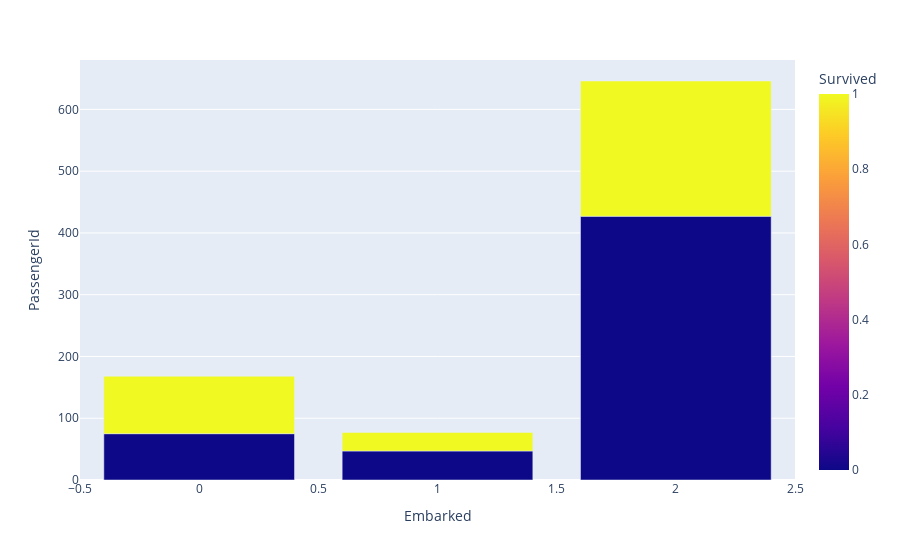
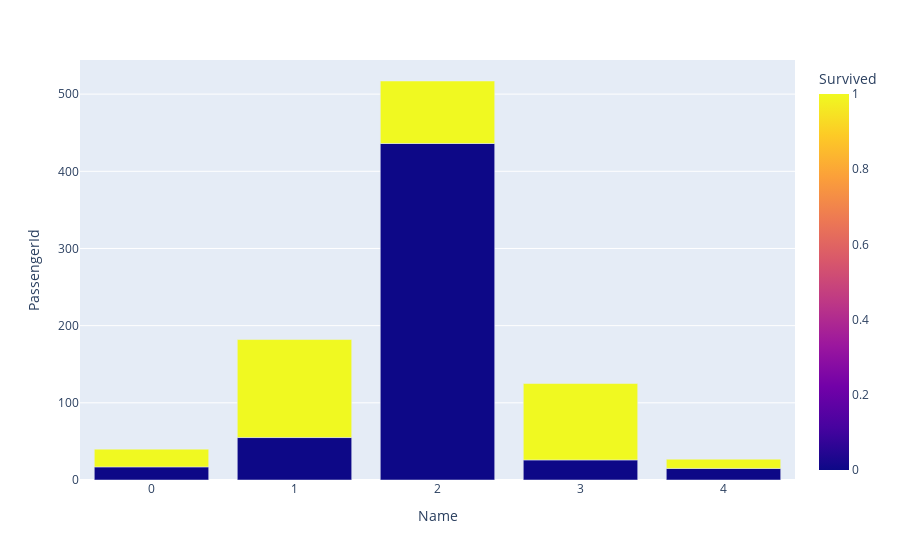
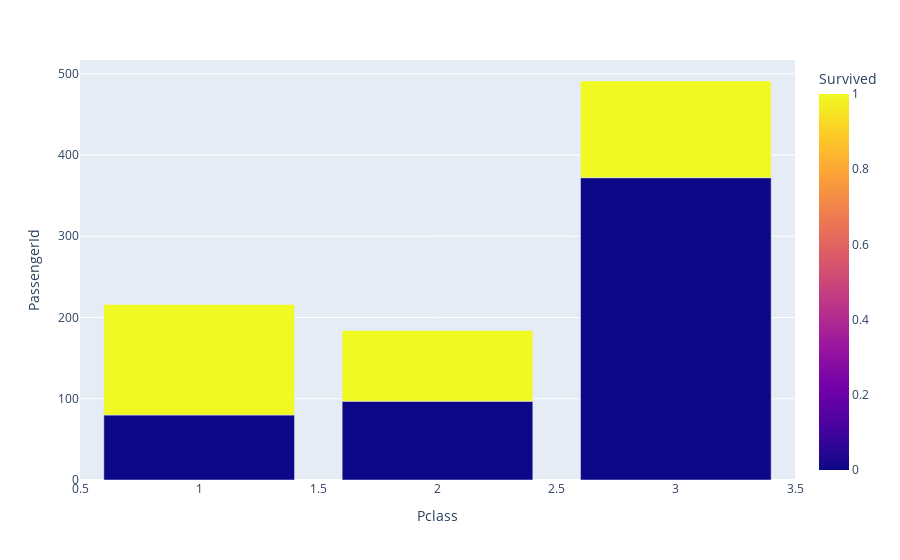
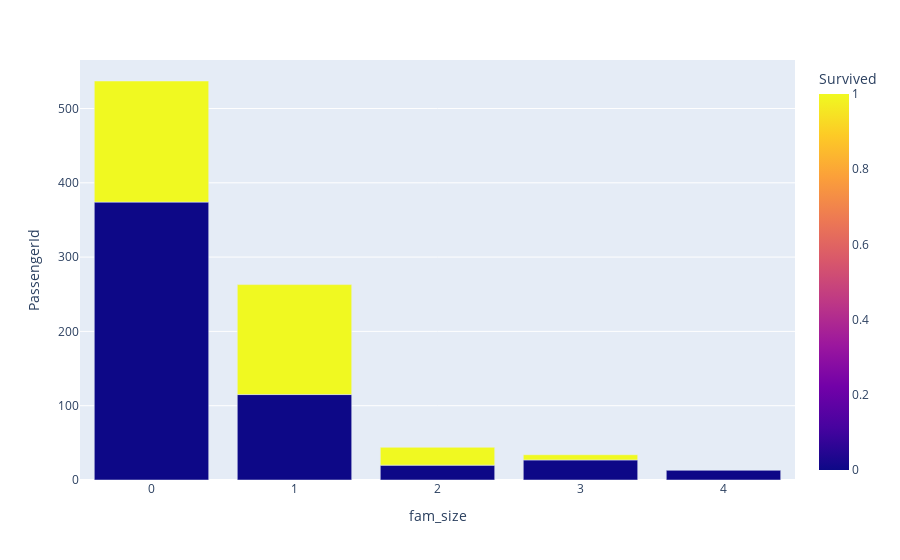

These figures' notebook cell, in order:
### Code cell
feat_list = [emb, name, pclass, fam_size, cabin,
            ticket_count,
            num_cab,
            fare,
            age,
]

for feat in feat_list:
    df_tmp = df_train.groupby([feat, survived]).count().reset_index()
    fig = px.bar(df_tmp, x=feat, y=pid, color=survived)
    iplot(fig)

### Figure 1 — Plotly figure (JSON) as saved in the notebook; plotly's stock layout.template omitted (floating-point values rounded to 4 significant figures)
{"data": [{"alignmentgroup": "True", "hovertemplate": "Embarked=%{x}<br>PassengerId=%{y}<br>Survived=%{marker.color}<extra></extra>", "legendgroup": "", "marker": {"color": [0, 1, 0, 1, 0, 1], "coloraxis": "coloraxis"}, "name": "", "offsetgroup": "", "orientation": "v", "showlegend": false, "textposition": "auto", "type": "bar", "x": [0, 0, 1, 1, 2, 2], "xaxis": "x", "y": [75, 93, 47, 30, 427, 219], "yaxis": "y"}], "layout": {"autosize": true, "barmode": "relative", "coloraxis": {"colorbar": {"title": {"text": "Survived"}}, "colorscale": [[0, "#0d0887"], [0.1111, "#46039f"], [0.2222, "#7201a8"], [0.3333, "#9c179e"], [0.4444, "#bd3786"], [0.5556, "#d8576b"], [0.6667, "#ed7953"], [0.7778, "#fb9f3a"], [0.8889, "#fdca26"], [1, "#f0f921"]]}, "legend": {"tracegroupgap": 0}, "margin": {"t": 60}, "xaxis": {"anchor": "y", "autorange": true, "domain": [0, 1], "range": [-0.5, 2.5], "title": {"text": "Embarked"}, "type": "linear"}, "yaxis": {"anchor": "x", "autorange": true, "domain": [0, 1], "range": [0, 680], "title": {"text": "PassengerId"}, "type": "linear"}}}

### Figure 2 — Plotly figure (JSON) as saved in the notebook; plotly's stock layout.template omitted (floating-point values rounded to 4 significant figures)
{"data": [{"alignmentgroup": "True", "hovertemplate": "Name=%{x}<br>PassengerId=%{y}<br>Survived=%{marker.color}<extra></extra>", "legendgroup": "", "marker": {"color": [0, 1, 0, 1, 0, 1, 0, 1, 0, 1], "coloraxis": "coloraxis"}, "name": "", "offsetgroup": "", "orientation": "v", "showlegend": false, "textposition": "auto", "type": "bar", "x": [0, 0, 1, 1, 2, 2, 3, 3, 4, 4], "xaxis": "x", "y": [17, 23, 55, 127, 436, 81, 26, 99, 15, 12], "yaxis": "y"}], "layout": {"autosize": true, "barmode": "relative", "coloraxis": {"colorbar": {"title": {"text": "Survived"}}, "colorscale": [[0, "#0d0887"], [0.1111, "#46039f"], [0.2222, "#7201a8"], [0.3333, "#9c179e"], [0.4444, "#bd3786"], [0.5556, "#d8576b"], [0.6667, "#ed7953"], [0.7778, "#fb9f3a"], [0.8889, "#fdca26"], [1, "#f0f921"]]}, "legend": {"tracegroupgap": 0}, "margin": {"t": 60}, "xaxis": {"anchor": "y", "autorange": true, "domain": [0, 1], "range": [-0.5, 4.5], "title": {"text": "Name"}, "type": "linear"}, "yaxis": {"anchor": "x", "autorange": true, "domain": [0, 1], "range": [0, 544.2], "title": {"text": "PassengerId"}, "type": "linear"}}}

### Figure 3 — Plotly figure (JSON) as saved in the notebook; plotly's stock layout.template omitted (floating-point values rounded to 4 significant figures)
{"data": [{"alignmentgroup": "True", "hovertemplate": "Pclass=%{x}<br>PassengerId=%{y}<br>Survived=%{marker.color}<extra></extra>", "legendgroup": "", "marker": {"color": [0, 1, 0, 1, 0, 1], "coloraxis": "coloraxis"}, "name": "", "offsetgroup": "", "orientation": "v", "showlegend": false, "textposition": "auto", "type": "bar", "x": [1, 1, 2, 2, 3, 3], "xaxis": "x", "y": [80, 136, 97, 87, 372, 119], "yaxis": "y"}], "layout": {"autosize": true, "barmode": "relative", "coloraxis": {"colorbar": {"title": {"text": "Survived"}}, "colorscale": [[0, "#0d0887"], [0.1111, "#46039f"], [0.2222, "#7201a8"], [0.3333, "#9c179e"], [0.4444, "#bd3786"], [0.5556, "#d8576b"], [0.6667, "#ed7953"], [0.7778, "#fb9f3a"], [0.8889, "#fdca26"], [1, "#f0f921"]]}, "legend": {"tracegroupgap": 0}, "margin": {"t": 60}, "xaxis": {"anchor": "y", "autorange": true, "domain": [0, 1], "range": [0.5, 3.5], "title": {"text": "Pclass"}, "type": "linear"}, "yaxis": {"anchor": "x", "autorange": true, "domain": [0, 1], "range": [0, 516.8], "title": {"text": "PassengerId"}, "type": "linear"}}}

### Figure 4 — Plotly figure (JSON) as saved in the notebook; plotly's stock layout.template omitted (floating-point values rounded to 4 significant figures)
{"data": [{"alignmentgroup": "True", "hovertemplate": "fam_size=%{x}<br>PassengerId=%{y}<br>Survived=%{marker.color}<extra></extra>", "legendgroup": "", "marker": {"color": [0, 1, 0, 1, 0, 1, 0, 1, 0], "coloraxis": "coloraxis"}, "name": "", "offsetgroup": "", "orientation": "v", "showlegend": false, "textposition": "auto", "type": "bar", "x": [0, 0, 1, 1, 2, 2, 3, 3, 4], "xaxis": "x", "y": [374, 163, 115, 148, 20, 24, 27, 7, 13], "yaxis": "y"}], "layout": {"autosize": true, "barmode": "relative", "coloraxis": {"colorbar": {"title": {"text": "Survived"}}, "colorscale": [[0, "#0d0887"], [0.1111, "#46039f"], [0.2222, "#7201a8"], [0.3333, "#9c179e"], [0.4444, "#bd3786"], [0.5556, "#d8576b"], [0.6667, "#ed7953"], [0.7778, "#fb9f3a"], [0.8889, "#fdca26"], [1, "#f0f921"]]}, "legend": {"tracegroupgap": 0}, "margin": {"t": 60}, "xaxis": {"anchor": "y", "autorange": true, "domain": [0, 1], "range": [-0.5, 4.5], "title": {"text": "fam_size"}, "type": "linear"}, "yaxis": {"anchor": "x", "autorange": true, "domain": [0, 1], "range": [0, 565.3], "title": {"text": "PassengerId"}, "type": "linear"}}}
